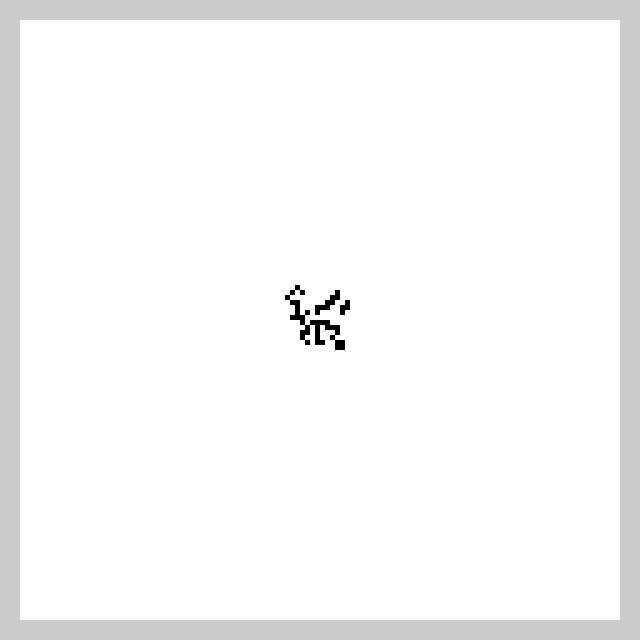
Frame 1 (no input)
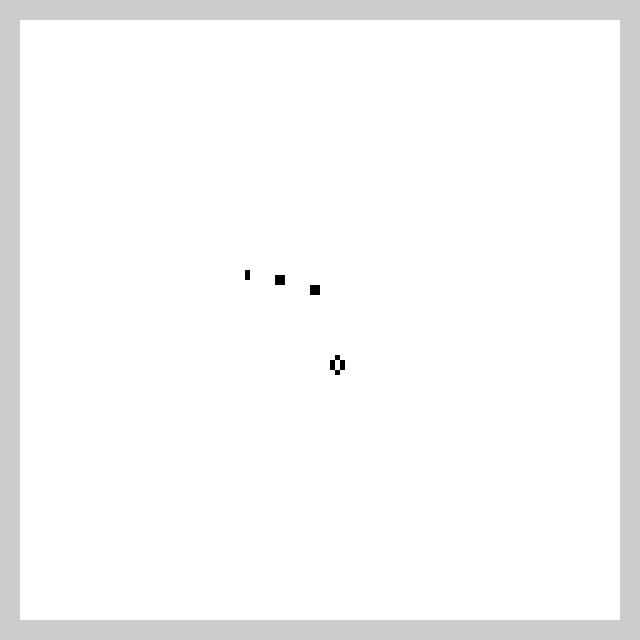
Frame 60 (the mouse pressed at the canvas centre just before this capture)
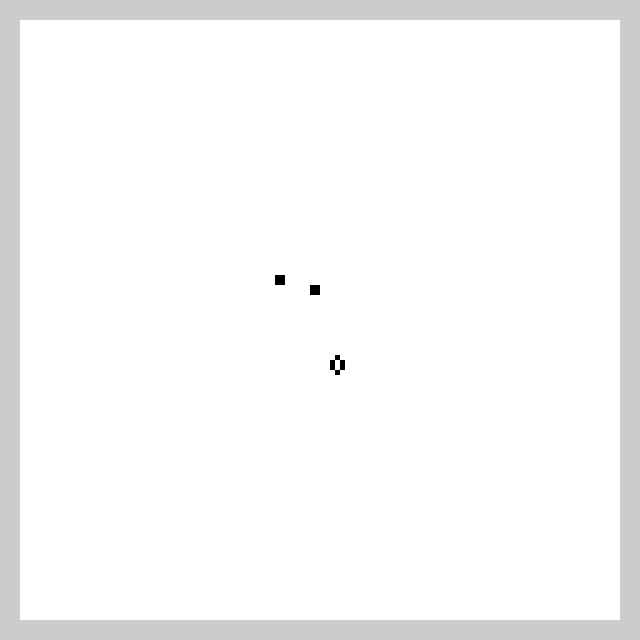
Frame 120 (the mouse held since frame 60 and released just before this capture)

The Processing sketch that drew these frames (run headless with seeded random() and noise(); from frame 60 on, the mouse is pressed at the canvas centre):

// Processing sketch: GameOfLife
// ── GameOfLife.pde
int rows = 120;
int cols = 120;
int cell_size = 5;
int margins = 20;

float speed = 12; //frames per second

Cell[][] grid = new Cell[cols][rows];
boolean[][] transitions = new boolean[cols][rows];

void setup() {
  size(640, 640); 
  frameRate(speed);
  //stroke(128);
  //strokeWeight(0.5);
  noStroke();

  //setup grid
  for (int y = 0; y < rows; y++) {
    for (int x = 0; x < cols; x++) {
      grid[x][y] = new Cell(margins + cell_size*x, margins + cell_size*y, false);
      grid[x][y].update();
      transitions[x][y] = false;
    }
  }
  
  //initial  random pattern within centre 12x12
  for(int c = 0; c < random(48, 96); c++)
    {
    int randomX = int(random(54, 66));
    int randomY = int(random(54, 66));
    
    grid[randomX][randomY].status = true;
    grid[randomX][randomY].update();
    transitions[randomX][randomY] = true;
    
    }
  
}

void draw() { 
  
   for (int y = 0; y < rows; y++) {
    for (int x = 0; x < cols; x++) {
      
      if(x >= 1 && y >= 1 && x < 119 && y < 119)
      {
      int aliveNeighbors = 0;
      
      //int[][] neigbors = {{-1, -1}, {0, -1}, {1, -1}, {-1, 0}, {1, 0}, {-1, 1}, {0, 1}, {1, 1}}; 
      
      //check top neighbors
      if(grid[x-1][y-1].status) aliveNeighbors++;
      if(grid[x][y-1].status) aliveNeighbors++;
      if(grid[x+1][y-1].status) aliveNeighbors++;
      
      //check middle neigbors
      if(grid[x-1][y].status) aliveNeighbors++;
      if(grid[x+1][y].status) aliveNeighbors++;
      
      //check bottom neigbors
      if(grid[x-1][y+1].status) aliveNeighbors++;
      if(grid[x][y+1].status) aliveNeighbors++;
      if(grid[x+1][y+1].status) aliveNeighbors++;
       
      if(grid[x][y].status == false && aliveNeighbors == 3) transitions[x][y] = true;
      if(grid[x][y].status == true && aliveNeighbors >= 4) transitions[x][y] = false;
      if(grid[x][y].status ==true && aliveNeighbors <= 1) transitions[x][y] = false;
     
      }
    }
  }
  
  for (int y = 0; y < rows; y++) {
    for (int x = 0; x < cols; x++) {
      
      grid[x][y].status = transitions[x][y];
      grid[x][y].update();
   }
  }
} 


class Cell { 
  float ypos, speed, xpos; 
  boolean status;

  Cell (float x, float y, boolean stat) {  
    ypos = y;  
    xpos = x;
    status = stat;
  } 
  void update() { 

    if (status) fill(0); 
    else fill(255);
    rect(xpos, ypos, cell_size, cell_size);
  }
} 
